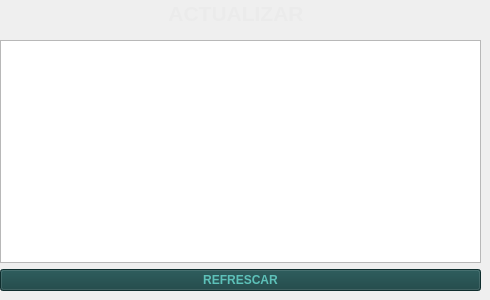
           <widget class="QWidget" name="tab_18">
            <attribute name="icon">
             <iconset>
              <normaloff>assets/SpotyUI/Actualizar.png</normaloff>assets/SpotyUI/Actualizar.png</iconset>
            </attribute>
            <attribute name="title">
             <string/>
            </attribute>
            <widget class="QWidget" name="layoutWidget_25">
             <property name="geometry">
              <rect>
               <x>0</x>
               <y>0</y>
               <width>471</width>
               <height>27</height>
              </rect>
             </property>
             <layout class="QHBoxLayout" name="horizontalLayout_16">
              <item>
               <spacer name="horizontalSpacer_34">
                <property name="orientation">
                 <enum>Qt::Horizontal</enum>
                </property>
                <property name="sizeHint" stdset="0">
                 <size>
                  <width>40</width>
                  <height>20</height>
                 </size>
                </property>
               </spacer>
              </item>
              <item>
               <widget class="QLabel" name="label_31">
                <property name="font">
                 <font>
                  <pointsize>16</pointsize>
                  <weight>75</weight>
                  <bold>true</bold>
                 </font>
                </property>
                <property name="styleSheet">
                 <string notr="true">color: rgb(235, 235, 235);</string>
                </property>
                <property name="text">
                 <string>ACTUALIZAR</string>
                </property>
                <property name="alignment">
                 <set>Qt::AlignCenter</set>
                </property>
               </widget>
              </item>
              <item>
               <spacer name="horizontalSpacer_35">
                <property name="orientation">
                 <enum>Qt::Horizontal</enum>
                </property>
                <property name="sizeHint" stdset="0">
                 <size>
                  <width>40</width>
                  <height>20</height>
                 </size>
                </property>
               </spacer>
              </item>
             </layout>
            </widget>
            <widget class="QWidget" name="layoutWidget_26">
             <property name="geometry">
              <rect>
               <x>0</x>
               <y>40</y>
               <width>481</width>
               <height>251</height>
              </rect>
             </property>
             <layout class="QVBoxLayout" name="verticalLayout_14">
              <item>
               <widget class="QTableView" name="ActualizarTable_3">
                <property name="font">
                 <font>
                  <weight>75</weight>
                  <bold>true</bold>
                 </font>
                </property>
                <property name="styleSheet">
                 <string notr="true">background-color: rgb(93, 193, 185);
border-color: rgb(0, 0, 0);
selection-background-color: rgb(21, 65, 65);
color: rgb(11, 31, 31);
border-top-color: rgb(11, 31, 31);
gridline-color: rgb(11, 31, 31);
selection-color: rgb(187, 191, 179);
QHeaderView::section { 
			background-color: #0b1f1f 
	}</string>
                </property>
                <attribute name="horizontalHeaderDefaultSectionSize">
                 <number>119</number>
                </attribute>
               </widget>
              </item>
              <item>
               <widget class="QPushButton" name="ActualizarRefresh_3">
                <property name="font">
                 <font>
                  <pointsize>9</pointsize>
                  <weight>75</weight>
                  <bold>true</bold>
                 </font>
                </property>
                <property name="styleSheet">
                 <string notr="true">color: rgb(93, 193, 185);
background-color: #154141;</string>
                </property>
                <property name="text">
                 <string>REFRESCAR</string>
                </property>
               </widget>
              </item>
             </layout>
            </widget>
           </widget>
